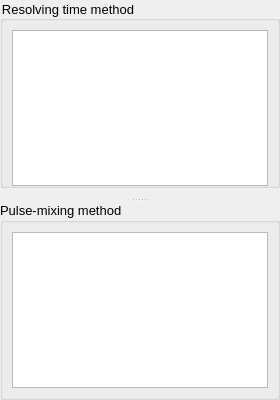
       <widget class="QSplitter" name="splitter">
        <property name="sizePolicy">
         <sizepolicy hsizetype="Expanding" vsizetype="Expanding">
          <horstretch>0</horstretch>
          <verstretch>0</verstretch>
         </sizepolicy>
        </property>
        <property name="styleSheet">
         <string notr="true">QSplitter {
	background: none;
}</string>
        </property>
        <property name="orientation">
         <enum>Qt::Vertical</enum>
        </property>
        <widget class="QWidget" name="layoutWidget">
         <layout class="QVBoxLayout" name="verticalLayout_3">
          <item>
           <widget class="QGroupBox" name="rt_groupBox">
            <property name="font">
             <font>
              <pointsize>10</pointsize>
             </font>
            </property>
            <property name="styleSheet">
             <string notr="true">QGroupBox {
	margin-bottom: 10px;
}
</string>
            </property>
            <property name="title">
             <string>Resolving time method</string>
            </property>
            <layout class="QGridLayout" name="gridLayout_12">
             <item row="0" column="0">
              <widget class="QTableWidget" name="rt_tableWidget">
               <property name="font">
                <font>
                 <pointsize>9</pointsize>
                </font>
               </property>
               <property name="contextMenuPolicy">
                <enum>Qt::CustomContextMenu</enum>
               </property>
               <attribute name="verticalHeaderDefaultSectionSize">
                <number>21</number>
               </attribute>
              </widget>
             </item>
            </layout>
           </widget>
          </item>
         </layout>
        </widget>
        <widget class="QWidget" name="layoutWidget_2">
         <layout class="QVBoxLayout" name="verticalLayout_4">
          <item>
           <widget class="QGroupBox" name="pm_groupBox">
            <property name="font">
             <font>
              <pointsize>10</pointsize>
             </font>
            </property>
            <property name="styleSheet">
             <string notr="true"/>
            </property>
            <property name="title">
             <string>Pulse-mixing method</string>
            </property>
            <layout class="QGridLayout" name="gridLayout_13">
             <item row="0" column="0">
              <widget class="QTableWidget" name="pm_tableWidget">
               <property name="font">
                <font>
                 <pointsize>9</pointsize>
                </font>
               </property>
               <property name="contextMenuPolicy">
                <enum>Qt::CustomContextMenu</enum>
               </property>
               <attribute name="verticalHeaderDefaultSectionSize">
                <number>21</number>
               </attribute>
              </widget>
             </item>
            </layout>
           </widget>
          </item>
         </layout>
        </widget>
       </widget>
